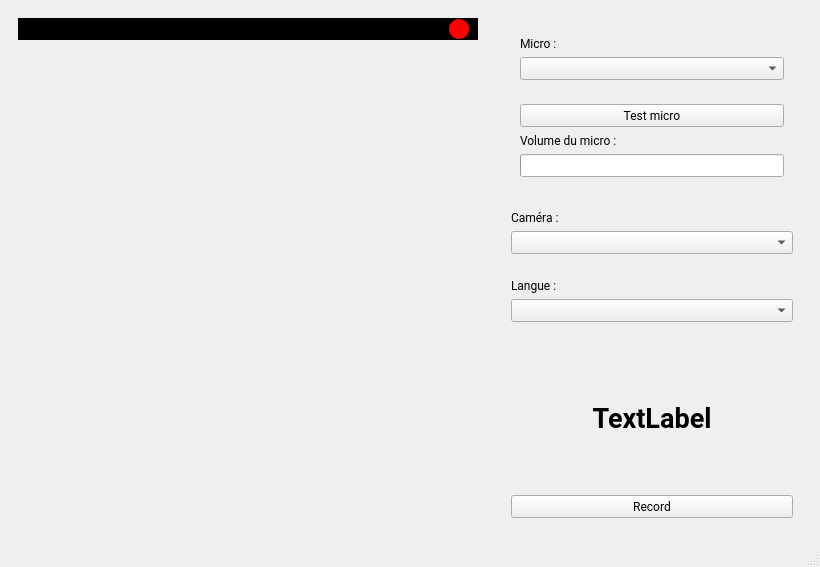
<?xml version="1.0" encoding="UTF-8"?>
<ui version="4.0">
 <class>MainWindow</class>
 <widget class="QMainWindow" name="MainWindow">
  <property name="geometry">
   <rect>
    <x>0</x>
    <y>0</y>
    <width>820</width>
    <height>567</height>
   </rect>
  </property>
  <property name="windowTitle">
   <string>AVDataCollector</string>
  </property>
  <property name="styleSheet">
   <string notr="true"/>
  </property>
  <widget class="QWidget" name="centralwidget">
   <layout class="QHBoxLayout" name="horizontalLayout_3" stretch="3,2">
    <item>
     <widget class="QWidget" name="area_video" native="true">
      <property name="sizePolicy">
       <sizepolicy hsizetype="Ignored" vsizetype="Expanding">
        <horstretch>0</horstretch>
        <verstretch>0</verstretch>
       </sizepolicy>
      </property>
      <layout class="QVBoxLayout" name="verticalLayout_3" stretch="0,0">
       <property name="spacing">
        <number>0</number>
       </property>
       <item>
        <widget class="QWidget" name="area_record" native="true">
         <property name="sizePolicy">
          <sizepolicy hsizetype="Preferred" vsizetype="Preferred">
           <horstretch>0</horstretch>
           <verstretch>0</verstretch>
          </sizepolicy>
         </property>
         <property name="styleSheet">
          <string notr="true">background-color: black;</string>
         </property>
         <layout class="QHBoxLayout" name="horizontalLayout_4" stretch="0,0,0">
          <property name="spacing">
           <number>6</number>
          </property>
          <property name="leftMargin">
           <number>9</number>
          </property>
          <property name="topMargin">
           <number>0</number>
          </property>
          <property name="rightMargin">
           <number>9</number>
          </property>
          <property name="bottomMargin">
           <number>0</number>
          </property>
          <item>
           <widget class="QLabel" name="label_record_timer">
            <property name="font">
             <font>
              <family>Roboto</family>
              <bold>true</bold>
             </font>
            </property>
            <property name="styleSheet">
             <string notr="true">color: white;
border-radius: 6px;
padding: 4px 8px;</string>
            </property>
            <property name="text">
             <string/>
            </property>
           </widget>
          </item>
          <item>
           <spacer name="horizontalSpacer">
            <property name="orientation">
             <enum>Qt::Orientation::Horizontal</enum>
            </property>
            <property name="sizeHint" stdset="0">
             <size>
              <width>411</width>
              <height>20</height>
             </size>
            </property>
           </spacer>
          </item>
          <item>
           <widget class="QLabel" name="label_record_dot">
            <property name="minimumSize">
             <size>
              <width>20</width>
              <height>20</height>
             </size>
            </property>
            <property name="maximumSize">
             <size>
              <width>20</width>
              <height>20</height>
             </size>
            </property>
            <property name="styleSheet">
             <string notr="true">background-color: red;
border-radius: 10px;</string>
            </property>
            <property name="text">
             <string/>
            </property>
           </widget>
          </item>
         </layout>
        </widget>
       </item>
       <item>
        <widget class="QWidget" name="area_preview" native="true">
         <property name="sizePolicy">
          <sizepolicy hsizetype="Expanding" vsizetype="Expanding">
           <horstretch>0</horstretch>
           <verstretch>0</verstretch>
          </sizepolicy>
         </property>
        </widget>
       </item>
      </layout>
     </widget>
    </item>
    <item>
     <widget class="QWidget" name="area_menu" native="true">
      <property name="sizePolicy">
       <sizepolicy hsizetype="Ignored" vsizetype="Preferred">
        <horstretch>0</horstretch>
        <verstretch>0</verstretch>
       </sizepolicy>
      </property>
      <layout class="QVBoxLayout" name="verticalLayout">
       <item>
        <widget class="QWidget" name="area_micro" native="true">
         <layout class="QVBoxLayout" name="verticalLayout_7">
          <item>
           <widget class="QWidget" name="area_micro_selection" native="true">
            <layout class="QVBoxLayout" name="verticalLayout_2">
             <item>
              <widget class="QLabel" name="label_micro">
               <property name="font">
                <font>
                 <family>Roboto</family>
                </font>
               </property>
               <property name="text">
                <string>Micro :</string>
               </property>
               <property name="buddy">
                <cstring>select_micro</cstring>
               </property>
              </widget>
             </item>
             <item>
              <widget class="QComboBox" name="select_micro">
               <property name="sizePolicy">
                <sizepolicy hsizetype="Preferred" vsizetype="Preferred">
                 <horstretch>0</horstretch>
                 <verstretch>0</verstretch>
                </sizepolicy>
               </property>
               <property name="font">
                <font>
                 <family>Roboto</family>
                </font>
               </property>
               <property name="cursor">
                <cursorShape>PointingHandCursor</cursorShape>
               </property>
              </widget>
             </item>
            </layout>
           </widget>
          </item>
          <item>
           <widget class="QWidget" name="area_micro_test" native="true">
            <layout class="QVBoxLayout" name="verticalLayout_6">
             <item>
              <widget class="QPushButton" name="button_test_micro">
               <property name="sizePolicy">
                <sizepolicy hsizetype="Preferred" vsizetype="Preferred">
                 <horstretch>0</horstretch>
                 <verstretch>0</verstretch>
                </sizepolicy>
               </property>
               <property name="font">
                <font>
                 <family>Roboto</family>
                </font>
               </property>
               <property name="cursor">
                <cursorShape>PointingHandCursor</cursorShape>
               </property>
               <property name="tabletTracking">
                <bool>false</bool>
               </property>
               <property name="contextMenuPolicy">
                <enum>Qt::ContextMenuPolicy::NoContextMenu</enum>
               </property>
               <property name="text">
                <string>Test micro</string>
               </property>
              </widget>
             </item>
             <item>
              <widget class="QLabel" name="label_micro_state">
               <property name="font">
                <font>
                 <family>Roboto</family>
                </font>
               </property>
               <property name="text">
                <string>Volume du micro :</string>
               </property>
              </widget>
             </item>
             <item>
              <widget class="QProgressBar" name="progressbar_micro_level">
               <property name="sizePolicy">
                <sizepolicy hsizetype="Preferred" vsizetype="Preferred">
                 <horstretch>0</horstretch>
                 <verstretch>0</verstretch>
                </sizepolicy>
               </property>
               <property name="font">
                <font>
                 <family>Roboto</family>
                </font>
               </property>
               <property name="value">
                <number>0</number>
               </property>
               <property name="textVisible">
                <bool>false</bool>
               </property>
              </widget>
             </item>
            </layout>
           </widget>
          </item>
         </layout>
        </widget>
       </item>
       <item>
        <widget class="QWidget" name="widget" native="true">
         <layout class="QVBoxLayout" name="verticalLayout_5">
          <item>
           <widget class="QLabel" name="label_select_camera">
            <property name="font">
             <font>
              <family>Roboto</family>
             </font>
            </property>
            <property name="text">
             <string>Caméra :</string>
            </property>
            <property name="buddy">
             <cstring>select_camera</cstring>
            </property>
           </widget>
          </item>
          <item>
           <widget class="QComboBox" name="select_camera">
            <property name="sizePolicy">
             <sizepolicy hsizetype="Preferred" vsizetype="Preferred">
              <horstretch>0</horstretch>
              <verstretch>0</verstretch>
             </sizepolicy>
            </property>
            <property name="font">
             <font>
              <family>Roboto</family>
             </font>
            </property>
            <property name="cursor">
             <cursorShape>PointingHandCursor</cursorShape>
            </property>
           </widget>
          </item>
         </layout>
        </widget>
       </item>
       <item>
        <widget class="QWidget" name="area_language" native="true">
         <layout class="QVBoxLayout" name="verticalLayout_8" stretch="0,0">
          <item>
           <widget class="QLabel" name="label_select_language">
            <property name="font">
             <font>
              <family>Roboto</family>
             </font>
            </property>
            <property name="text">
             <string>Langue :</string>
            </property>
            <property name="buddy">
             <cstring>select_camera</cstring>
            </property>
           </widget>
          </item>
          <item>
           <widget class="QComboBox" name="select_language">
            <property name="sizePolicy">
             <sizepolicy hsizetype="Preferred" vsizetype="Preferred">
              <horstretch>0</horstretch>
              <verstretch>0</verstretch>
             </sizepolicy>
            </property>
            <property name="font">
             <font>
              <family>Roboto</family>
             </font>
            </property>
            <property name="cursor">
             <cursorShape>PointingHandCursor</cursorShape>
            </property>
           </widget>
          </item>
         </layout>
        </widget>
       </item>
       <item>
        <widget class="QWidget" name="area_sentence" native="true">
         <property name="font">
          <font>
           <family>Ubuntu</family>
          </font>
         </property>
         <layout class="QVBoxLayout" name="verticalLayout_4">
          <item>
           <widget class="QLabel" name="label_cpt_sentence">
            <property name="font">
             <font>
              <family>Roboto</family>
             </font>
            </property>
            <property name="text">
             <string/>
            </property>
            <property name="alignment">
             <set>Qt::AlignmentFlag::AlignRight|Qt::AlignmentFlag::AlignTrailing|Qt::AlignmentFlag::AlignVCenter</set>
            </property>
           </widget>
          </item>
          <item>
           <widget class="QLabel" name="label_sentence">
            <property name="sizePolicy">
             <sizepolicy hsizetype="Expanding" vsizetype="Expanding">
              <horstretch>0</horstretch>
              <verstretch>0</verstretch>
             </sizepolicy>
            </property>
            <property name="font">
             <font>
              <family>Roboto</family>
              <pointsize>20</pointsize>
              <bold>true</bold>
             </font>
            </property>
            <property name="text">
             <string>TextLabel</string>
            </property>
            <property name="alignment">
             <set>Qt::AlignmentFlag::AlignCenter</set>
            </property>
            <property name="wordWrap">
             <bool>true</bool>
            </property>
           </widget>
          </item>
         </layout>
        </widget>
       </item>
       <item>
        <widget class="QWidget" name="area_button" native="true">
         <layout class="QHBoxLayout" name="horizontalLayout">
          <item>
           <widget class="QPushButton" name="button_record">
            <property name="enabled">
             <bool>true</bool>
            </property>
            <property name="sizePolicy">
             <sizepolicy hsizetype="Preferred" vsizetype="Preferred">
              <horstretch>0</horstretch>
              <verstretch>0</verstretch>
             </sizepolicy>
            </property>
            <property name="font">
             <font>
              <family>Roboto</family>
             </font>
            </property>
            <property name="cursor">
             <cursorShape>PointingHandCursor</cursorShape>
            </property>
            <property name="styleSheet">
             <string notr="true"/>
            </property>
            <property name="text">
             <string>Record</string>
            </property>
           </widget>
          </item>
         </layout>
        </widget>
       </item>
      </layout>
     </widget>
    </item>
   </layout>
  </widget>
  <widget class="QMenuBar" name="menubar">
   <property name="geometry">
    <rect>
     <x>0</x>
     <y>0</y>
     <width>820</width>
     <height>33</height>
    </rect>
   </property>
  </widget>
  <widget class="QStatusBar" name="statusbar"/>
 </widget>
 <tabstops>
  <tabstop>select_micro</tabstop>
  <tabstop>button_test_micro</tabstop>
  <tabstop>select_camera</tabstop>
  <tabstop>select_language</tabstop>
  <tabstop>button_record</tabstop>
 </tabstops>
 <resources/>
 <connections/>
</ui>
